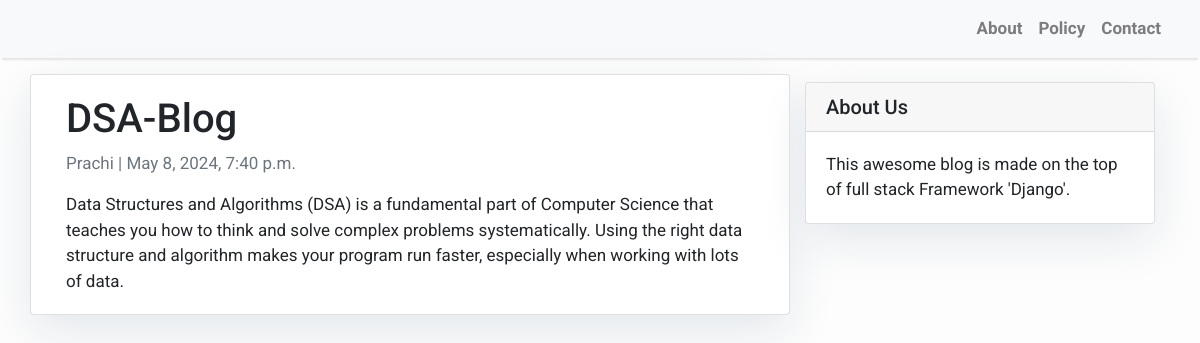
The page /dsa-blog/ on the database its author committed.
### blog/models.py (models this page shows, shortened)
class Post(models.Model):
    title = models.CharField(max_length=200, unique=True)
    slug = models.SlugField(max_length=200, unique=True)
    author = models.ForeignKey(User, on_delete= models.CASCADE,related_name='blog_posts')
    updated_on = models.DateTimeField(auto_now= True)
    content = models.TextField()
    created_on = models.DateTimeField(auto_now_add=True)
    status = models.IntegerField(choices= STATUS, default=0)
    class Meta:
        ordering = ['-created_on']

### blog/views.py (the view)
# urls.py: path('<slug:slug>/', views.PostDetail.as_view(), name='post_detail'),
class PostDetail(generic.DetailView):
    model = Post
    template_name = 'post_detail.html'

### templates/post_detail.html
{% extends 'base.html' %} {% block content %}
<div class="container">
  <div class="row">
    <div class="col-md-8 card mb-4  mt-3 left  top">
      <div class="card-body">
        <h1>{% block title %} {{ object.title }} {% endblock title %}</h1>
        <p class=" text-muted">{{ post.author }} | {{ post.created_on }}</p>
        <p class="card-text ">{{ object.content | safe }}</p>
      </div>
    </div>
    {% block sidebar %} {% include 'sidebar.html' %} {% endblock sidebar %}
  </div>
</div>
{% endblock content %}

### templates/base.html (style rules this page uses)
body { font-family: "Roboto", sans-serif; font-size: 17px; background-color: #fdfdfd; }

### templates/sidebar.html (style rules this page uses)
.card { box-shadow: 0 16px 48px #E3E7EB; }

### rows shown on the page
Post: title "DSA-Blog", author "Prachi", created_on "May 8, 2024, 7:40 p.m.", content "Data Structures and Algorithms (DSA) is a fundamental part of Computer Science that teaches you how to think and solve complex problems systematically. Using the right data structure and algorithm makes your program run faster, especially when working with lots of data."
